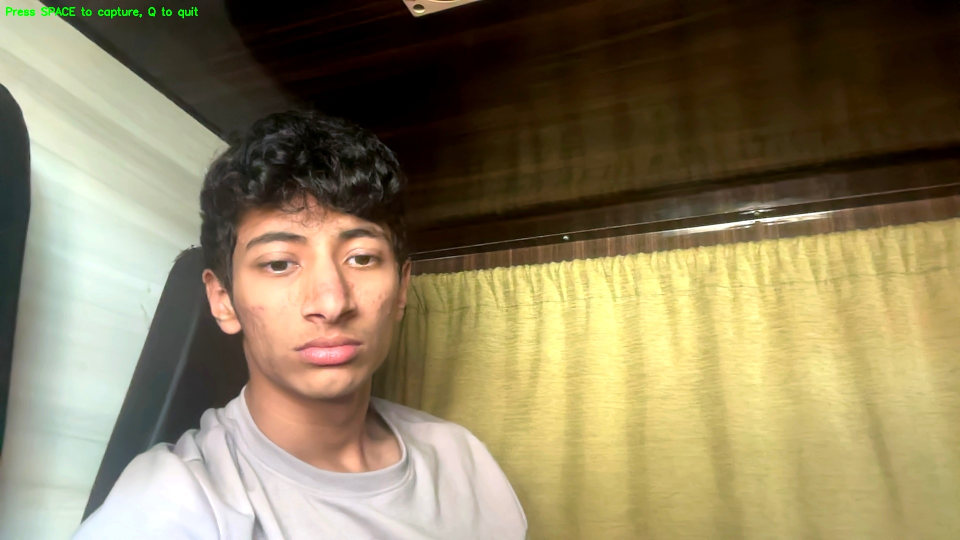
#> input picture data/suspects/deepface_db/rushil/rushil.jpg, 1920 x 1080 px (shown at 1/2 size)
$ python -i face_recognition_deepface.py   (imports and definitions only)
#> lines starting #> are read from the running program, lines starting #| are printed output that depends on the picture
#> further down, picture is the input picture: shape (1080, 1920, 3); mean B, G, R 94.1, 126.7, 139.2
"""
High-Accuracy Face Recognition using DeepFace
No dlib/cmake required - easier installation
Uses state-of-the-art deep learning models
"""

import cv2
import numpy as np
import os
from datetime import datetime
import json
import pickle

# [7 lines not run here, left out]

class FaceRecognitionDeepFace:
    """
    High-accuracy face recognition using DeepFace
    Supports multiple models: VGG-Face, Facenet, OpenFace, DeepFace, DeepID, Dlib, ArcFace
    """

    def __init__(self, suspects_db_path='data/suspects', model_name='Facenet', distance_threshold=0.4):
        """
        Initialize DeepFace recognition

        Args:
            suspects_db_path: Path to suspect photos
            model_name: 'VGG-Face', 'Facenet', 'OpenFace', 'DeepFace', 'ArcFace'
            distance_threshold: Lower = more strict (0.3-0.5 recommended)
        """
        self.suspects_db_path = suspects_db_path
        self.model_name = model_name
        self.distance_threshold = distance_threshold

        os.makedirs(suspects_db_path, exist_ok=True)

        # Face detection
        self.face_cascade = cv2.CascadeClassifier(
            cv2.data.haarcascades + 'haarcascade_frontalface_default.xml'
        )

        # Load suspects
        self.load_suspects()

        # Alert tracking
        self.recent_detections = {}
        self.alert_cooldown = 60

        print(f"✓ DeepFace recognition initialized")
        print(f"✓ Model: {model_name}")
        print(f"✓ Suspects loaded: {len(self.suspect_embeddings)}")

    def load_suspects(self):
        """Load suspect photos and generate embeddings"""
        self.suspect_embeddings = {}
        self.suspect_metadata = {}
        self.suspect_images = {}

        metadata_path = os.path.join(self.suspects_db_path, 'metadata.json')

        if not os.path.exists(metadata_path):
            print("⚠ No suspects found. Add suspects first: python3 add_suspect.py")
            return

        with open(metadata_path, 'r') as f:
            suspects_list = json.load(f)

        print(f"\n📸 Loading {len(suspects_list)} suspect(s)...")

        for suspect in suspects_list:
            name = suspect['name']
            img_path = suspect['image_path']

            if not os.path.exists(img_path):
                print(f"  ✗ {name}: Photo not found")
                continue

            try:
                if USE_DEEPFACE:
                    # Generate embedding using DeepFace
                    # This will download the model on first run
                    embedding_obj = DeepFace.represent(
                        img_path=img_path,
                        model_name=self.model_name,
                        enforce_detection=False
                    )

                    if embedding_obj and len(embedding_obj) > 0:
                        embedding = embedding_obj[0]['embedding']

                        self.suspect_embeddings[name] = np.array(embedding)
                        self.suspect_images[name] = img_path
                        self.suspect_metadata[name] = {
                            'description': suspect.get('description', ''),
                            'added_by': suspect.get('uploaded_by', 'Unknown'),
                            'added_date': suspect.get('added_date', '')
                        }

                        print(f"  ✓ {name}: Embedding generated ({len(embedding)}-D vector)")
                    else:
                        print(f"  ✗ {name}: No face detected in photo")

                else:
                    # Fallback: Store image for OpenCV matching
                    image = cv2.imread(img_path)
                    if image is not None:
                        gray = cv2.cvtColor(image, cv2.COLOR_BGR2GRAY)

                        faces = self.face_cascade.detectMultiScale(
                            gray, scaleFactor=1.1, minNeighbors=5, minSize=(50, 50)
                        )

                        if len(faces) > 0:
                            x, y, w, h = faces[0]
                            face_img = gray[y:y+h, x:x+w]
                            face_img = cv2.resize(face_img, (128, 128))
                            face_img = cv2.equalizeHist(face_img)

                            self.suspect_embeddings[name] = face_img
                            self.suspect_metadata[name] = {
                                'description': suspect.get('description', ''),
                                'added_by': suspect.get('uploaded_by', 'Unknown')
                            }

                            print(f"  ✓ {name}: Template stored (fallback mode)")
                        else:
                            print(f"  ✗ {name}: No face detected")

            except Exception as e:
                print(f"  ✗ {name}: Error - {e}")

        print(f"\n✓ Successfully loaded {len(self.suspect_embeddings)} suspect(s)")

    def detect_faces(self, frame):
        """Detect faces in frame"""
        gray = cv2.cvtColor(frame, cv2.COLOR_BGR2GRAY)
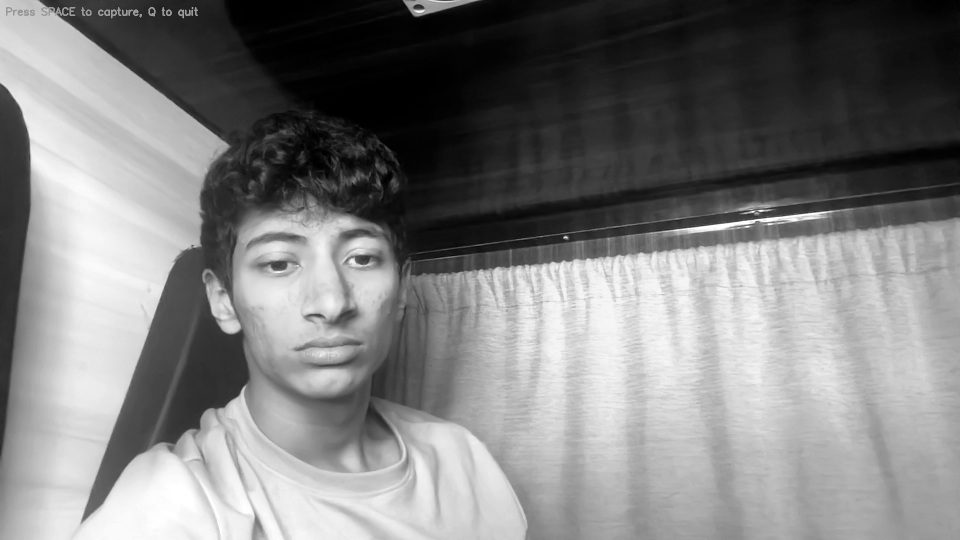
#> gray: shape (1080, 1920) (shown at 1/2 size); min 0, max 255, mean 126.7

        faces = self.face_cascade.detectMultiScale(
            gray,
            scaleFactor=1.1,
            minNeighbors=5,
            minSize=(40, 40)
        )
#> faces = [[1341, 508, 57, 57], [1624, 543, 53, 53], [1385, 550, 60, 60], [948, 672, 74, 74], [439, 358, 421, 421]]

        return [[x, y, w, h] for (x, y, w, h) in faces]

    def identify_face(self, frame, face_location):
        """
        Identify if detected face matches any suspect

        Returns:
            (suspect_name, confidence) or (None, 0)
        """
        x, y, w, h = face_location

        # Extract face region
        face_region = frame[y:y+h, x:x+w]

        if face_region.size == 0:
            return None, 0

        # Add padding to improve detection
        padding = 20
        y1 = max(0, y - padding)
        y2 = min(frame.shape[0], y + h + padding)
        x1 = max(0, x - padding)
        x2 = min(frame.shape[1], x + w + padding)

        face_padded = frame[y1:y2, x1:x2]

        if USE_DEEPFACE:
            try:
                # Generate embedding for detected face
                face_embedding_obj = DeepFace.represent(
                    img_path=face_padded,
                    model_name=self.model_name,
                    enforce_detection=False
                )

                if not face_embedding_obj or len(face_embedding_obj) == 0:
                    return None, 0

                face_embedding = np.array(face_embedding_obj[0]['embedding'])

                # Compare with all suspects
                best_match = None
                best_distance = float('inf')

                for suspect_name, suspect_embedding in self.suspect_embeddings.items():
                    # Calculate Euclidean distance
                    distance = np.linalg.norm(face_embedding - suspect_embedding)

                    if distance < best_distance:
                        best_distance = distance
                        best_match = suspect_name

                # Convert distance to confidence (0-1)
                # Lower distance = higher confidence
                if best_distance < self.distance_threshold * 10:  # Scale threshold
                    confidence = 1.0 - (best_distance / (self.distance_threshold * 10))
                    confidence = max(0, min(1, confidence))

                    # Apply threshold
                    threshold = 0.6  # Minimum confidence
                    if confidence > threshold:
                        return best_match, confidence

                return None, 0

            except Exception as e:
                # Silently fail and try next frame
                return None, 0

        else:
            # Fallback: Template matching
            gray_face = cv2.cvtColor(face_region, cv2.COLOR_BGR2GRAY)
            gray_face = cv2.resize(gray_face, (128, 128))
            gray_face = cv2.equalizeHist(gray_face)

            best_match = None
            best_score = 0

            for suspect_name, suspect_template in self.suspect_embeddings.items():
                result = cv2.matchTemplate(gray_face, suspect_template, cv2.TM_CCOEFF_NORMED)
                score = result[0][0]
                score = (score + 1) / 2

                if score > best_score:
                    best_score = score
                    best_match = suspect_name

            threshold = 0.75
            if best_score > threshold:
                return best_match, best_score

            return None, 0

    def should_send_alert(self, suspect_name):
        """Check alert cooldown"""
        current_time = datetime.now()

        if suspect_name in self.recent_detections:
            last_alert = self.recent_detections[suspect_name]
            time_diff = (current_time - last_alert).seconds

            if time_diff < self.alert_cooldown:
                return False

        return True

    def process_frame(self, frame, latitude=19.0760, longitude=72.8777, draw_boxes=True):
        """
        Process frame: detect and identify suspects with high accuracy

        Returns:
            output_frame, face_detections, identified_suspects
        """
        output_frame = frame.copy()

        # Detect all faces
        face_locations = self.detect_faces(frame)
#> face_locations has the same summary as faces in detect_faces

        face_detections = []
        identified_suspects = []

        for face_location in face_locations:
            x, y, w, h = face_location

            # Identify face
            suspect_name, confidence = self.identify_face(frame, face_location)

            if suspect_name and confidence > 0.6:
                # SUSPECT IDENTIFIED

                # Check alert cooldown
                if self.should_send_alert(suspect_name):
                    identified_suspects.append({
                        'name': suspect_name,
                        'confidence': confidence,
                        'bbox': face_location,
                        'latitude': latitude,
                        'longitude': longitude,
                        'timestamp': datetime.now()
                    })

                    self.recent_detections[suspect_name] = datetime.now()

                    # Console alert
                    print(f"\n{'='*70}")
                    print(f"🚨 SUSPECT IDENTIFIED (HIGH ACCURACY)")
                    print(f"{'='*70}")
                    print(f"Name: {suspect_name}")
                    print(f"Confidence: {confidence:.1%}")
                    print(f"Model: {self.model_name}")
                    print(f"Location: {latitude}, {longitude}")
                    print(f"Time: {datetime.now().strftime('%H:%M:%S')}")
                    print(f"{'='*70}\n")

                if draw_boxes:
                    # RED box for suspect
                    cv2.rectangle(output_frame, (x, y), (x+w, y+h), (0, 0, 255), 4)

                    # Red background for label
                    label_h = 120
                    cv2.rectangle(output_frame, (x, y-label_h), (x+w+300, y), (0, 0, 255), -1)

                    # Text
                    cv2.putText(output_frame, f"SUSPECT: {suspect_name}",
                               (x+5, y-95), cv2.FONT_HERSHEY_SIMPLEX, 0.7, (255, 255, 255), 2)
                    cv2.putText(output_frame, f"Confidence: {confidence:.1%}",
                               (x+5, y-70), cv2.FONT_HERSHEY_SIMPLEX, 0.6, (255, 255, 255), 2)
                    cv2.putText(output_frame, f"GPS: {latitude:.4f}, {longitude:.4f}",
                               (x+5, y-45), cv2.FONT_HERSHEY_SIMPLEX, 0.5, (255, 255, 255), 1)
                    cv2.putText(output_frame, f"Model: {self.model_name}",
                               (x+5, y-25), cv2.FONT_HERSHEY_SIMPLEX, 0.4, (0, 255, 0), 1)
                    cv2.putText(output_frame, "DEEPFACE AI",
                               (x+5, y-5), cv2.FONT_HERSHEY_SIMPLEX, 0.4, (0, 255, 255), 1)

                    # Blinking alert
                    if int(datetime.now().timestamp() * 2) % 2 == 0:
                        cv2.putText(output_frame, "!!! MATCH !!!",
                                   (x+w+10, y+h//2), cv2.FONT_HERSHEY_SIMPLEX, 0.9, (0, 0, 255), 3)

                face_detections.append({
                    'bbox': face_location,
                    'identified': True,
                    'name': suspect_name,
                    'confidence': confidence
                })

            else:
                # Unknown face
                if draw_boxes:
                    # GREEN box for unknown (thinner line)
                    cv2.rectangle(output_frame, (x, y), (x+w, y+h), (0, 255, 0), 2)
                    cv2.putText(output_frame, "Unknown",
                               (x+5, y-10), cv2.FONT_HERSHEY_SIMPLEX, 0.5, (0, 255, 0), 1)

                face_detections.append({
                    'bbox': face_location,
                    'identified': False
                })
#> this loop made 1 pass
#> (padding in identify_face, y1 in identify_face, y2 in identify_face, x1 in identify_face) on pass 1: (20, 488, 585, 1321)
#> pass 1, in identify_face, `face_region = frame[y:y+h, x:x+w]`:
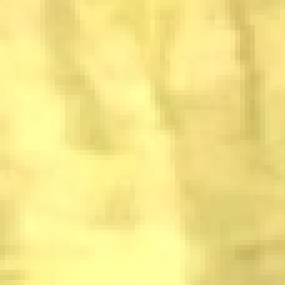
#> face_region: shape (57, 57, 3) (shown 5 times larger); mean B, G, R 137.3, 229.3, 244.4
#> pass 1, in identify_face, `face_padded = frame[y1:y2, x1:x2]`:
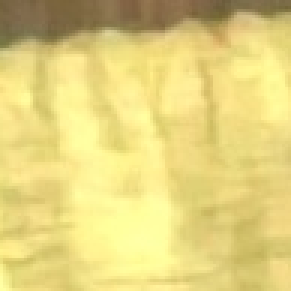
#> face_padded: shape (97, 97, 3) (shown 3 times larger); mean B, G, R 126.2, 210.5, 227.2
#> after the loop, face_detections = []; identified_suspects = []; self.recent_detections = 0 items

        return output_frame, face_detections, identified_suspects


# [14 lines not run here, left out]

>>> import cv2
>>> picture = cv2.imread('../data/suspects/deepface_db/rushil/rushil.jpg')
#> (the run stopped early here; a loop or call above may not have finished)
